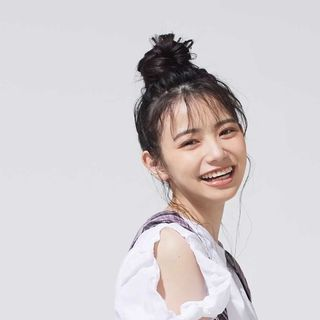
#> input picture img/aks.jpg, 320 x 320 px
$ python main.py
#> lines starting #> are read from the running program, lines starting #| are printed output that depends on the picture
import cv2 as cv

img = cv.imread('img/aks.jpg')   #讀圖片
#> img is the input picture: shape (320, 320, 3); mean B, G, R 207.3, 204.6, 210.3
gray = cv.cvtColor(img, cv.COLOR_BGR2GRAY)   #轉灰階
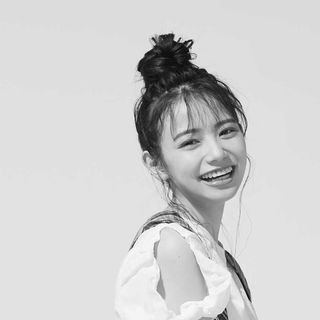
#> gray: shape (320, 320); min 1, max 254, mean 206.7
#> (the run stopped early here; a loop or call above may not have finished)
